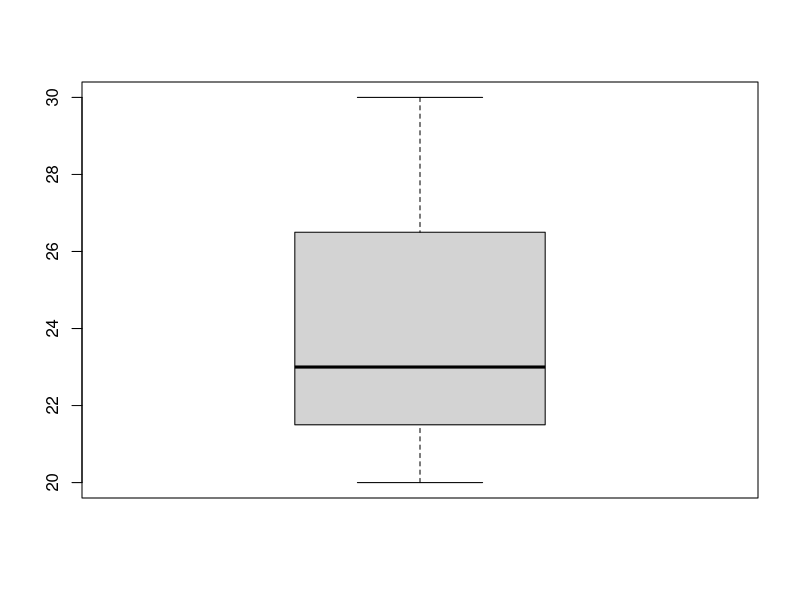
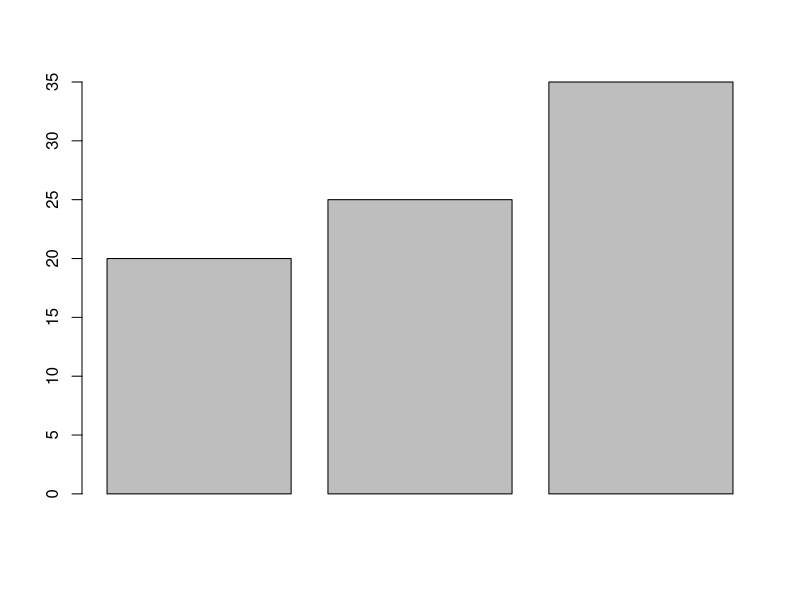
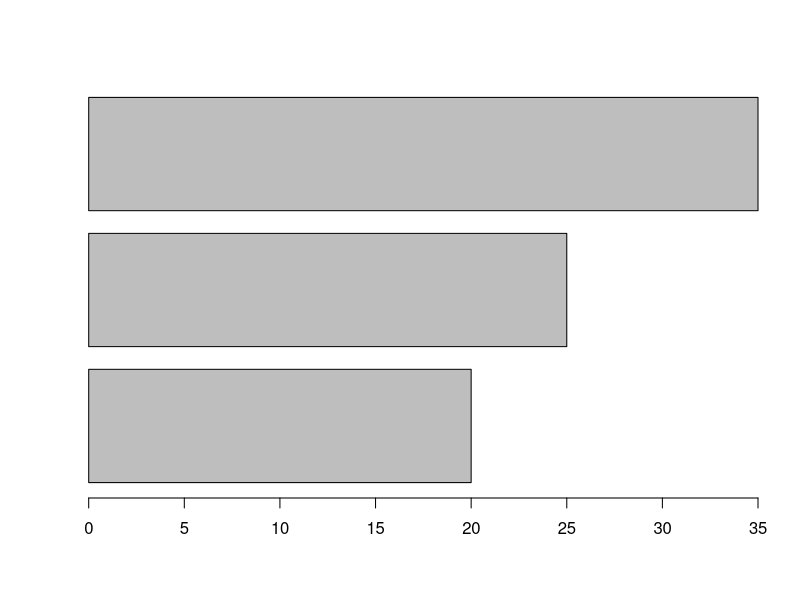

Source code (R) for these figures, in order:
names<-c("reyna","jett","sova")
age<-c(20,23,30)
marks<-c(20,25,35)
df<-data.frame(names,age,marks)
boxplot(df $age)
barplot(df $marks)
barplot(df $marks,horiz=TRUE)

